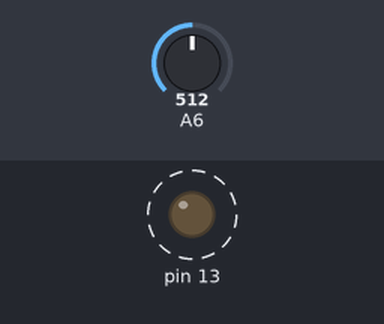
A sketch run on a simulated Arduino Uno, built with avr-gcc and run on an emulated ATmega328P. Shown: output pins drawn as LEDs (lit = HIGH). Dashed ring = blinking. The inputs (shaded band) are chosen by the test bench; at power-on: A6 = 512. What the sketch prints to the serial monitor is not drawn.

Above: at 0.5 s.
Timing chart, 0 to 4.8 s (numbered marks = the images above):
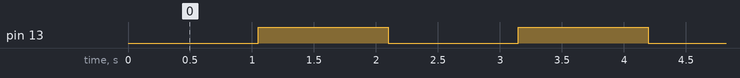

Measured:
- by itself, pin 13: alternates HIGH for 1.0 s and LOW for 1.0 s

The sketch:

AVR_Atmega328p_Drivers.ino
```cpp
#include "01_SERVICS/STD_TYPES.h"
#include "01_SERVICS/BIT_MATH.h"
#include "UART_interface.h"
#include "ADC_interface.h"
#include "EXTI_interface.h"
#include "GPIO_interface.h"
#include "HLCD_16x2_interface.h"
#include <stdlib.h>

void ToggleLED(){
  MGPIO_voidTogglePin(MGPIO_GPIOB,5);
}
void setup() {

    MUART_voidInit();
    MADC_voidInit();

    MGPIO_voidSetPinMode(MGPIO_GPIOB,5,MGPIO_MODE_OUTPUT);
    MTIMER_voidEnableInterrupt();
    MTIMER_voidSetTimerPeriodic(ToggleLED,SECOND_TO_TICK(1));
 }
// the loop function runs over and over again forever
void loop() {
  static uint8_t i = 0;
  char buffer[10]={0};
  intToString(MADC_u16PoolingRead(6),buffer);
  MUART_voidTransmitString(buffer);
  MUART_voidTransmitString(" ,Hello\n\r");
  MTIMER_voidDelay_ms(1000);
}

void intToString(u16 copy_int , char * ptr_u8String){
  u16 local_temp = (copy_int / 1000);
  if (local_temp != 0){
    ptr_u8String[0] = local_temp+'0';
    copy_int-= local_temp*1000;

    local_temp = (copy_int / 100);
    ptr_u8String[1] = local_temp+'0';
    copy_int-= local_temp*100;

    local_temp = (copy_int / 10);
    ptr_u8String[2] = local_temp+'0';
    copy_int-= local_temp*10;

    ptr_u8String[3] = copy_int+'0';
    ptr_u8String[4] = 0;
  }
  else if ((copy_int / 100) != 0){
    local_temp = (copy_int / 100);
    ptr_u8String[0] = local_temp+'0';
    copy_int-= local_temp*100;

    local_temp = (copy_int / 10);
    ptr_u8String[1] = local_temp +'0' ;
    copy_int-= local_temp*10;

    ptr_u8String[2] = copy_int + '0';
    ptr_u8String[3] = 0;

  }
  else if ((copy_int / 10) != 0){

    local_temp = (copy_int / 10);
    ptr_u8String[0] = local_temp+'0';
    copy_int-= local_temp*10;

    ptr_u8String[1] = copy_int+'0';
    ptr_u8String[2] = 0;
  }
  else {
    ptr_u8String[0] = copy_int+'0';
    ptr_u8String[1] = 0;

  }
}
```

ADC_interface.h
```cpp
// (licence header left out)
/**
 * @brief File Gaurd
 */
#ifndef ADC_INTERFACE_H
#define ADC_INTERFACE_H


#include "01_SERVICS/STD_TYPES.h"
#include "01_SERVICS/BIT_MATH.h"


/**
 * @brief Initialize the ADC and Prescaler
 * @param void
 * @return  void
 */
void MADC_voidInit(void);

/**
 * @brief Read the channel
 *
 * @param copy_u8ChannelNumber channel to read
 * @return u16 analog reading of channel
 */

u16 MADC_u16PoolingRead(u8 copy_u8ChannelNumber);
/**
 * Addons for future work
 * 1- ADC_Asynch
 * 2- Request Temp (via interrupt)
 * 3- Autotrigger , trigger on interval
 */


/**
 * @brief End of the file
 *
 */
#endif  
```

ADC_program.cpp
```cpp
// (licence header left out)
#include "01_SERVICS/BIT_MATH.h"
#include "01_SERVICS/STD_TYPES.h"

#include "ADC_private.h"
#include "ADC_interface.h"
#include "ADC_config.h"


void MADC_voidInit(void){
    //local variable to hold register value to avoid multiple mem access.
    u8 LOC_u8ADCSRA = 0;
    //SET V Referance to external AVCC
    SET_BIT(ADMUX,REFS0);
    //Enable ADC
    SET_BIT(LOC_u8ADCSRA,ADEN);
    // Select Prescaler automatically

    //if prescaler = 2 in the range of 50 to 200KHz
    #if F_CPU/2 >= ADC_MIN_FREQ && F_CPU/2 <= ADC_MAX_FREQ
        LOC_u8ADCSRA |= (1 << ADPS0);

    #elif F_CPU/4 >= ADC_MIN_FREQ && F_CPU/4 <= ADC_MAX_FREQ
        LOC_u8ADCSRA |= (1 << ADPS1);

    #elif F_CPU/8 >= ADC_MIN_FREQ && F_CPU/8 <= ADC_MAX_FREQ
        LOC_u8ADCSRA |= (1 << ADPS1) | (1 << ADPS0);

    #elif F_CPU/16 >= ADC_MIN_FREQ && F_CPU/16 <= ADC_MAX_FREQ
        LOC_u8ADCSRA |= (1 << ADPS2) ;

    #elif F_CPU/32 >= ADC_MIN_FREQ && F_CPU/32 <= ADC_MAX_FREQ
        LOC_u8ADCSRA |= (1 << ADPS2) | (1 << ADPS0) ;

    #elif F_CPU/64 >= ADC_MIN_FREQ && F_CPU/64 <= ADC_MAX_FREQ
        LOC_u8ADCSRA |= (1 << ADPS2) | (1 << ADPS1) ;

    #elif F_CPU/128 >= ADC_MIN_FREQ && F_CPU/128 <= ADC_MAX_FREQ
        LOC_u8ADCSRA |= (1 << ADPS2) | (1 << ADPS1)  | (1 << ADPS0) ;
    #else
        #error "No valid ADC_PRESCALER found!"
    #endif

    //Clear Interrupt flag
    SET_BIT(LOC_u8ADCSRA,ADIF);

    //assign the value to the register
    ADCSRA = LOC_u8ADCSRA;

}
/**
 * @brief
 *
 * @param copy_u8ChannelNumber channel to scan
 * @return u16
 */

u16 MADC_u16PoolingRead(u8 copy_u8ChannelNumber){
    //Disable Digital Input buffer from the pin
    //Reduces power consumption
    SET_BIT(DIDR0,copy_u8ChannelNumber);

    //select channel (0:7)
    ADMUX |= copy_u8ChannelNumber ;

    // ADSC set start conversation
    SET_BIT(ADCSRA,ADSC);

    // wait untill it gets low aka conversation completed
    while(GET_BIT(ADCSRA,ADSC) == 1);

    u16 Loc_u16Reading;
    //Read ADCL
    Loc_u16Reading = ADCL;
    //Read ADCH
    Loc_u16Reading |= (ADCH << 8 );

    //Enable back Digital Input buffer from the pin
    CLR_BIT(DIDR0,copy_u8ChannelNumber);

    //Clear Interrupt Flag
    SET_BIT(ADCSRA,ADIF);

    return Loc_u16Reading;

}
```

EXTI_interface.h
```cpp
// (licence header left out)
#ifndef EXTI_INTERFACE_H
#define EXTI_INTERFACE_H


/**
 * @brief Attach interrupt to call back function
 *
 * @param copy_u8InterruptSource select interrupt source
 * Options: ON_CHANGE,RISING_EDGE, FALLING_EDGE, ON_LOW
 * @param copy_u8TrigMode Trigger mode
 * Options : EXTI0, EXTI1
 * @param copy_ptrCallBack Call back function address
 */
void MEXTI_u8AttachInterrupt(u8 copy_u8InterruptSource, u8 copy_u8TrigMode , void(* copy_ptrCallBack)(void));
/**
 * @brief De-attach the interrupt from the call back and disable it
 *
 * @param copy_u8InterruptSource select interrupt source
 */
void MEXTI_u8DetachInterrupt(u8 copy_u8InterruptSource);


#endif  /* END of File */
```

EXTI_program.cpp
```cpp
// (licence header left out)
#include "01_SERVICS/BIT_MATH.h"
#include "01_SERVICS/STD_TYPES.h"

#include "EXTI_private.h"
#include "EXTI_interface.h"
#include "EXTI_config.h"
#include <avr/interrupt.h>

/**
 * @brief Call back pointer to functions
 *
 */
static void( * EXTI0_CALLBACK)(void) = 0;
static void( * EXTI1_CALLBACK)(void) = 0;


void MEXTI_u8AttachInterrupt(u8 copy_u8InterruptSource, u8 copy_u8TrigMode , void(* copy_ptrCallBack)(void)){
    u8 Loc_u8InterruptTrigMode = 0;
    switch (copy_u8TrigMode)
    {
    case ON_CHANGE:
        Loc_u8InterruptTrigMode = 1;
        break;
    case FALLING_EDGE:
        Loc_u8InterruptTrigMode = 2;
        break;
    case RISING_EDGE:
        Loc_u8InterruptTrigMode = 3;
        break;
    case ON_LOW:
        Loc_u8InterruptTrigMode = 0;
        break;
    default:
        break;
    }
    if (copy_u8InterruptSource == EXTI0){
        //set the trig mode
        EICRA |= Loc_u8InterruptTrigMode;
        // unmask the interrupt pin
        SET_BIT(EIMSK,INT0);
        //assign pointer to the call back function
        EXTI0_CALLBACK = copy_ptrCallBack;
    }
    else if (copy_u8InterruptSource == EXTI1){
        //set the trig mode
        EICRA |= (Loc_u8InterruptTrigMode << 2);
        // unmask the interrupt pin
        SET_BIT(EIMSK,INT1);
        //assign pointer to the call back function
        EXTI1_CALLBACK = copy_ptrCallBack;

    }
    /* Enable Global Interrupt */
    //asm("SEI"); test swaping them
    sei();

}

void MEXTI_u8DetachInterrupt(u8 copy_u8InterruptSource){
    if (copy_u8InterruptSource == EXTI0){
        // mask the interrupt pin
        CLR_BIT(EIMSK,INT0);
    }
    else if (copy_u8InterruptSource == EXTI1){
        // mask the interrupt pin
        CLR_BIT(EIMSK,INT1);

    }
}


ISR(INT0_vect){
    EXTI0_CALLBACK();
}
ISR(INT1_vect){
    EXTI1_CALLBACK();

}
```

TIMER_interface.h
```cpp
// (licence header left out)
/**
 * @brief Convert Seconds to ticks for timer APIs
 *
 */
#define SECOND_TO_TICK(ticks)       (ticks*10)

/**
 * @brief Set Timer to Call this function Periodically
 *
 * @param Callback ptr to function to be called (void args, and return)
 * @param copy_u16TicksCont     number of ticks per period
 */
void MTIMER_voidSetTimerPeriodic(void (*Callback) (void), uint16_t copy_u16TicksCont);

/**
 * @brief Enable Interrupt of timer
 *
 */
void MTIMER_voidEnableInterrupt();

/**
 * @brief Disable Interrupt of timer
 *
 */
void MTIMER_voidDisableInterrupt();

/**
 * @brief Delay number of millis
 *
 * @param copy_u16Delay_Millis
 */
void MTIMER_voidDelay_ms (u16 copy_u16Delay_Millis);
```

TIMER_program.cpp
```cpp
#include <stdint.h>
#include <avr/interrupt.h>

#include <util/delay.h>  //To be removed later

#include "01_SERVICS/STD_TYPES.h"
#include "TIMER_interface.h"
#include "TIMER_private.h"
#include "TIMER_config.h"

static void (*Ptr_Callback) (void);
static uint16_t u16Ticks ;

void MTIMER_voidSetTimerPeriodic(void (*Callback) (void), uint16_t copy_u16TicksCont){
  cli();
  TCCR1A = 0;               // Disable operation on match
  TCCR1B = 0;
  u16Ticks = copy_u16TicksCont;
  Ptr_Callback = Callback;
  TCNT1 = copy_u16TicksCont;   // preload timer
  TCCR1B |= (1 << CS12);    // 256 prescaler
  sei();     // And put SREG back to what is was with the I bit however it was.
}

void MTIMER_voidDelay_ms (u16 copy_u16Delay_Millis){
  _delay_ms(copy_u16Delay_Millis);
}
void MTIMER_voidEnableInterrupt(){
  TIMSK1 |= (1 << TOIE1);   // enable timer overflow interrupt
}
void MTIMER_voidDisableInterrupt(){
  TIMSK1 &= (~(1 << TOIE1));
}

ISR(TIMER1_OVF_vect)        // interrupt service routine - tick every 0.1sec
{
  TCNT1 = u16Ticks;   // set timer
  Ptr_Callback();

}
```

TWI_interface.h
```cpp
/**************************************************************/
/* TWI Interface FILE                                        */
/* Author   : Mohamed Alaa                                    */
/* Date     : 8 May 2021                                      */
/* Version  : V001                                            */
/**************************************************************/
#ifndef TWI_INTERFACE_H
#define TWI_INTERFACE_H


void MTWI_voidInit();
u8 MTWI_u8BeginTransmission(u8 copy_u8Address);
u8 MTWI_u8TransmitByte(u8 copy_u8TransmittedByte);
u8 MTWI_u8TransmitString(char * ptr_u8TransmittedString);
void MTWI_voidEndTransmission();


#endif
```

TWI_program.cpp
```cpp
/**************************************************************/
/* TWI Prog FILE                                             */
/* Author   : Mohamed Alaa                                    */
/* Date     : 21 Jul 2021                                     */
/* Version  : V001                                            */
/**************************************************************/

//LOWER LAYERS INCLUDE
#include "01_SERVICS/STD_TYPES.h"
#include "01_SERVICS/BIT_MATH.h"

/* Driver Header Files Include */
#include "TWI_interface.h"
#include "TWI_private.h"
#include "TWI_config.h"
#include "GPIO_interface.h"


void MTWI_voidInit(){
  /* Prepare GPIO pins as Input */

  MGPIO_voidSetPinMode(MGPIO_GPIOC, 4 , MGPIO_MODE_INPUT_PUPD);   //SDA
  MGPIO_voidSetPinMode(MGPIO_GPIOC, 5 , MGPIO_MODE_INPUT_PUPD);   //SCL


  /* Set the Baudrate from equation           */
  /* CPU_F / [16 + (2*(TWBR) * PRE_SCALER )]  */

  /* TWBR = 0 & Prescaler = x  ==> 1Mbps   I2C speed */
  /* TWBR = 1 & Prescaler = 16  ==> 333Kbps I2C speed */
  TWBR  = 1;
  /* Set Prescaler to (10) ==> Prescaler = 16 */
  CLR_BIT(TWCR,TWPS0);
  SET_BIT(TWCR,TWPS1);


}
u8 MTWI_u8BeginTransmission(u8 copy_u8Address){   /* Enable, send start condition then Send SLA+W */

  /* Clear Interrupt Flag, Send Start Bit , Enable TWI */
  TWCR = (1<<TWINT)|(1<<TWSTA)|(1<<TWEN);
  /* Wait untill flag rised , so the start sent successfully */
  while (!(TWCR & (1<<TWINT)));
  /* Mask the Status register to get the only status bits 7:3 */
  /* check the error code if isn't matches status code for start */
  if ((TWSR & STATES_MASK) != START_SENT_CODE)
  /* return 0 to indicate error happend in start */
    return 0;
  /* Load the Address in the MSB 7 bits & (0) for WRITE operation */
  TWDR = copy_u8Address << 1;
  /* Clear Interrupt flag , Start Transmission */
  TWCR = (1<<TWINT) |(1<<TWEN);
  /* Wait untill flag rised , so the address sent finished */
  while (!(TWCR & (1<<TWINT)));
  /* Check the status code if not equal ACK of Address sent from slave */
  /* return error , else continue */
  if ( (TWSR & STATES_MASK) != SLA_ACK_CODE)
  /* return 0 to indicate error happend address transmission */
    return 0;
  /* return 1, if there's no error happend and address sent */
  /* (1) indicate successfull operation */
  return 1;
}
u8 MTWI_u8TransmitByte(u8 copy_u8TransmittedByte){  /* Transmitt data, wait for ACK */
  TWDR = copy_u8TransmittedByte;
  /* Clear the flag, and start the transmission   */
  TWCR = (1 << TWINT ) | (1 << TWEN );
  /* Wait untill flag rised , so the data sent finished */
  while (!(TWCR & (1<<TWINT)));
  /* the status code doesn't match the data ack return error */
  if ((TWSR & STATES_MASK) != DATA_ACK_CODE )
  /* return error so data not sent */
    return 0;
  /* if there's no error happend, return 1 */
  return 1;
}

/* Transmitt data, wait for ACK */
u8 MTWI_u8TransmitString(char * ptr_u8TransmittedString){

  u8 Local_CharCounter = 0;

  while (ptr_u8TransmittedString[Local_CharCounter] != 0)
  {
    TWDR = ptr_u8TransmittedString[Local_CharCounter];
    /* Clear the flag, and start the transmission   */
    TWCR = (1 << TWINT ) | (1 << TWEN );
    /* Wait untill flag rised , so the data sent finished */
    while (!(TWCR & (1<<TWINT)));
    /* the status code doesn't match the data ack return error */
    if ((TWSR & STATES_MASK) != DATA_ACK_CODE )
    /* return error so data not sent */
      return 0;
    Local_CharCounter++;
  }

  /* if there's no error happend, return 1 */
  return 1;

}

/* Send stop condition */
void MTWI_voidEndTransmission(){
  /* Send stop bit, enable transmission and clear flag */
  TWCR = (1<< TWINT) | (1 << TWEN) | (1<< TWSTO);
}
```

UART_interface.h
```cpp
// (licence header left out)
#ifndef UART_INTERFACE_H
#define UART_INTERFACE_H


#define MUART_BUADRATE      (9600)
/**
 * @brief Initialize UART with defined Buadrare wuth MUART_BAUDRATE
 *
 */
void MUART_voidInit(void);
/**
 * @brief Transmitt one byte via UART
 *
 * @param copy_u8TransmittedByte byte to be transmitted
 */
void MUART_voidTransmitByte(u8 copy_u8TransmittedByte);

/**
 * @brief Trasnmitt string via UART
 *
 * @param ptr_u8TransmittedString Ptr to string to transmit
 */
void MUART_voidTransmitString(char * ptr_u8TransmittedString);

/**
 * @brief is UART data available ?
 *
 * @return u8 1-> data available to read, 0-> no data available
 */
u8  MUART_u8isAvailable(void);

/**
 * @brief Read single byte from UART
 *
 * @return u8 byte from the buffer
 */
u8  MUART_u8ReceiveByte(void);


#endif
```

UART_program.cpp
```cpp
// (licence header left out)
//LOWER LAYERS INCLUDE
#include "01_SERVICS/STD_TYPES.h"
#include "01_SERVICS/BIT_MATH.h"
/* Driver Header Files Include */
#include "UART_interface.h"
#include "UART_private.h"
#include "UART_config.h"


void MUART_voidInit(void){
  /// Hold the calculated buadrate register value
  u16 LOCAL_u16BuadEquation = 0;
  /// Hold the value of the UCSR0C Register to
  /// avoid Multiple (Unnecessry Write operations)

  ///    BuadRate Calculations & Set Operation Mode
  #if (MODE_OF_OPERATION == ASYNCHRONOUS)
      #if(SPEED_MODE == SIGNLE_SPEED_MODE)
        LOCAL_u16BuadEquation = (( F_CPU/16/BUADRATE ) -1 );
      #elif(SPEED_MODE == DOUBLE_SPEED_MODE)
        LOCAL_u16BuadEquation = (( F_CPU/8/BUADRATE ) -1 );
      #endif

      ///    Set ASYNCHRONOUS Mode
      UCSR0C->UMSEL01 = 0;
      UCSR0C->UMSEL00 = 0 ;

      ///  SELECT Double/Single Tx Rate
      #if (SPEED_MODE == SIGNLE_SPEED_MODE)
        UCSR0A->U2X0 = 0;
      #elif (SPEED_MODE == DOUBLE_SPEED_MODE)
        UCSR0A->U2X0 = 1;
      #endif

  #elif(MODE_OF_OPERATION == SYNCHRONOUS)
      LOCAL_u16BuadEquation = (( F_CPU/2/BUADRATE ) -1 );

      ///    Set SYNCHRONOUS Mode
      UCSR0C->UMSEL01 = 0;
      UCSR0C->UMSEL00 = 1;

      ///  AT SYNCHRONOUS MODE no double speed
      UCSR0A->U2X0 = 0;

      ///  CLOCK Polarity Edge Selction   */
      #if (CLK_POLARITY == RX_RISING_EDGE)
        UCSR0C->UCPOL = 1;
      #else
        UCSR0C->UCPOL = 0;
      #endif

  #endif

  UBRR0H = 8 >>LOCAL_u16BuadEquation;
  UBRR0L = (u8)LOCAL_u16BuadEquation;

  ///    No of Stop Bits Selection
  #if (STOP_BITS == TWO_BITS)
    UCSR0C->USBS0 = 1;
  #else
    UCSR0C->USBS0 = 0;
  #endif

  /*      Parity Bit Settings     */
  #if ( PARITY_MODE == DISABLED)
    UCSR0C->UPM01 = 0;
    UCSR0C->UPM00 = 0;

  #elif (PARITY_MODE == EVEN)
    UCSR0C->UPM01 = 1;
    UCSR0C->UPM00 = 0;

  #elif (PARITY_MODE == ODD)
    UCSR0C->UPM01 = 1;
    UCSR0C->UPM00 = 1;

  #endif

  #if DATA_BITS_PER_FRAME == BITS_5
    UCSR0C->UCSZ00 = 0;
    UCSR0C->UCSZ01 = 0;
    UCSR0B->UCSZ02 = 0;

  #elif DATA_BITS_PER_FRAME == BITS_6
    UCSR0C->UCSZ00 = 1;
    UCSR0C->UCSZ01 = 0;
    UCSR0B->UCSZ02 = 0;

  #elif DATA_BITS_PER_FRAME == BITS_7
    UCSR0C->UCSZ00 = 0;
    UCSR0C->UCSZ01 = 1;
    UCSR0B->UCSZ02 = 0;

  #elif DATA_BITS_PER_FRAME == BITS_8
    UCSR0C->UCSZ00 = 1;
    UCSR0C->UCSZ01 = 1;
    UCSR0B->UCSZ02 = 0;

  #elif DATA_BITS_PER_FRAME == BITS_9
    UCSR0C->UCSZ00 = 1;
    UCSR0C->UCSZ01 = 1;
    UCSR0B->UCSZ02 = 1;

  #endif

  /*          Enable TX, RX         */
  UCSR0B->RXEN0 = 1;
  UCSR0B->TXEN0 = 1;

}

void MUART_voidTransmitByte(u8 copy_u8TransmittedByte){

    /* Wait for empty transmit buffer */
    while (!(UCSR0A->UDRE0));
    /* Put data into buffer, sends the data */
    UDR0 = copy_u8TransmittedByte;
}
void MUART_voidTransmitString(char * ptr_u8TransmittedString){
    u8 LOCAL_u8CharCounter = 0;
    u8 LOCAL_u8Char = ptr_u8TransmittedString[LOCAL_u8CharCounter];
    while (LOCAL_u8Char != NULL){  //Null Character
      /* Wait for empty transmit buffer */
      while (!(UCSR0A->UDRE0));
      /* Transmit the charcter */
      UDR0 = LOCAL_u8Char;
      LOCAL_u8CharCounter++;
      LOCAL_u8Char = ptr_u8TransmittedString[LOCAL_u8CharCounter];
    }
}
u8  MUART_u8isAvailable(void){
  u8 LOCAL_u8ReturnFlag = 0;
  /* Read the Rx Complete Flag */
  LOCAL_u8ReturnFlag = UCSR0A->RXC0;
  return LOCAL_u8ReturnFlag;
}
u8  MUART_u8ReceiveByte(void){
  u8 LOCAL_u8ReceivedByte = UDR0;
  return LOCAL_u8ReceivedByte;


}
```

ADC_config.h
```cpp
// (licence header left out)
/**
 * @brief File Gaurd
 *
 */
#ifndef ADC_CONFIG_H
#define ADC_CONFIG_H

#ifndef F_CPU
#define F_CPU 16000000UL
#endif


/**
 * @brief End of the Guard
 *
 */
#endif
```

EXTI_config.h
```cpp
// (licence header left out)
#ifndef EXTI_CONFIG_H
#define EXTI_CONFIG_H


#endif  /* END of File */
```

TIMER_config.h
```cpp

```

Source omitted: HLCD_16x2_config.h (605 bytes), TWI_config.h (5066 bytes), UART_config.h (5069 bytes), HLCD_16x2_Program.cpp (3782 bytes), HLCD_16x2_interface.h (549 bytes), BIT_MATH.h (494 bytes), STD_TYPES.h (518 bytes), ADC_private.h (430 bytes), EXTI_private.h (735 bytes), GPIO_interface.h (1938 bytes), GPIO_private.h (763 bytes), GPIO_program.cpp (1827 bytes) and 4 more
